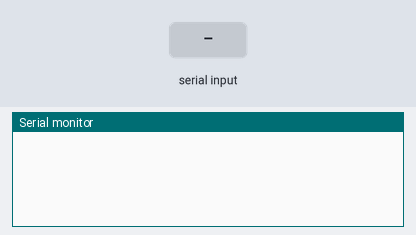
Recording of a sketch running on a simulated Arduino Uno, built with avr-gcc and run on an emulated ATmega328P. Parts: the last lines printed to the serial monitor. Inputs (shaded band) come from the test bench.

Above: at 1.2 s.
1.3 s: "pinMode\n" received over Serial
At 2.5 s:
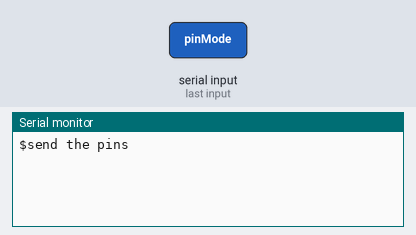
2.8 s: "$\n" received over Serial
At 3.7 s:
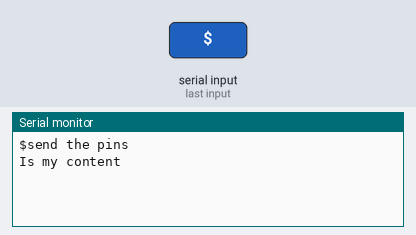
4.3 s: "90,45\n" received over Serial
At 5.0 s:
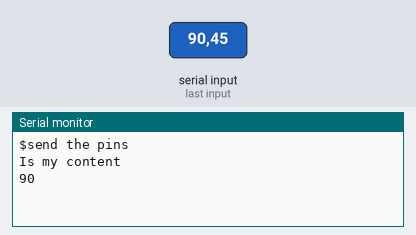
5.8 s: "$\n" received over Serial
At 7.2 s:
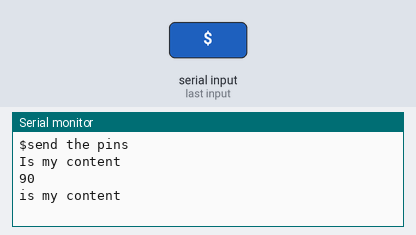

The sketch:

Standar_Script.ino.ino
```cpp
/*

list of commands to put on this file

- pinMode()
- digitalRead()
- digitalWrite()
- analogRead()
- analogWrite()
- Serial.begin()
- Serial.print()
- Serial.println()
- map()
- max()
- min()
- delay()
- delayMicroseconds()
- micros()
- millis()
- interrupts()
- noInterrupts()
- attachInterrupt()
- detachInterrupt()
- random()
- randomSeed()

*/

void pinMode_onePin(int pin, bool mode = true);
void pinMode_severalPins(int *v, bool standard = false, int length = 0);
void initArray(int *v, int length = 70);

int vetorPins[70];
int numbersOfPins_ARDUINO_MEGA_2560_DIGITALS[54];

void setup() {
  Serial.begin(9600);
  initArray(numbersOfPins_ARDUINO_MEGA_2560_DIGITALS, 54);
}

void loop() {

  bool its_my_content = false;

  if (Serial.available()) {
    String mySerial = Serial.readStringUntil('\n');

      if (mySerial[0] == '$') {
        its_my_content = true;
      }

      if (!its_my_content) {

        int cases = 0;

        if (mySerial == "pinMode"){
          cases = 1;
        } else {
          cases = 0;
        }

        switch (cases) {

          case 1:
                Serial.println("$send the pins");
                //definePinsByArray(vetorPins);

                //for (int i = 0; i < 70; i++){
                //  Serial.println(vetorPins[i]);
                //}

                while(true) {

                  if (Serial.available()) {
                    String _mySerial = Serial.readStringUntil('\n');

                    String aux = "00" + _mySerial;

                    if (_mySerial[0] != '$') {
                      if (aux.length() > 2) {
                          int port = aux.toInt();

                          Serial.println(port);
                          //for (int i = 0; i < 54; i++) {
                          //  Serial.println(numbersOfPins_ARDUINO_MEGA_2560_DIGITALS[i]);
                          //}

                          break;
                      }

                    } else {
                      Serial.println("Is my content");
                    }

                  }
                }
                break;
        }
        its_my_content = false;
      } else {
        Serial.println("is my content");
      }

    }
}

void pinMode_onePin(int pin, bool mode) {
    static int pinsModed[70];
    static int index = 0;
    bool not_moded = false;

    for (int i = 0; i < 70; i++) {
        if (pin == pinsModed[i]){
          not_moded = !not_moded;
          break;
        }
    }

    if (!not_moded) {
      pinMode(pin, mode);

      pinsModed[index] = pin;

      index += 1;

    } else {
      Serial.println("Error on the set mode pin, pin already seted...");

    }

}

void pinMode_severalPins(int *v, bool standard, int length) {
    static int pinsModed[70];
    static int index = 0;
    bool not_moded = false;

    if (!(length < 1)) {
      for (int i = 0; i < 70; i++) {
          for (int l = 0; l < length; l++) {
            if (v[l] == pinsModed[i]) {
                not_moded = !not_moded;
                break;
            }
          }
      }
    }

    if (!not_moded) {
      if (!(length < 1)) {

      }
    }

}

void initArray(int *v, int length) {
    for (int i = 0; i < length; i++) {
      v[i] = i;
    }
}
```

Measured:
- after the input at 1.3 s, the serial monitor: prints a new line at once (image 1)
- after the input at 2.8 s, the serial monitor: prints a new line at once (image 2)
- after the input at 4.3 s, the serial monitor: prints a new line at once (image 3)
- after the input at 5.8 s, the serial monitor: prints a new line at once (image 4)
